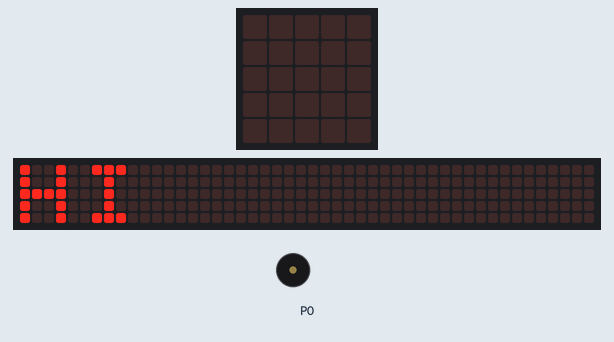
Recording of a program running on a simulated BBC micro:bit (MakeCode). Parts: the board's 5×5 LED display, a strip that is not on the board, showing the scrolling text unrolled, buzzer (waves = sounding). The 48×5 strip is a reading aid, not a part: it shows the text the display is scrolling, unrolled, one strip-width of it at a time.

Above: at 6.2 s.
At 9.8 s:
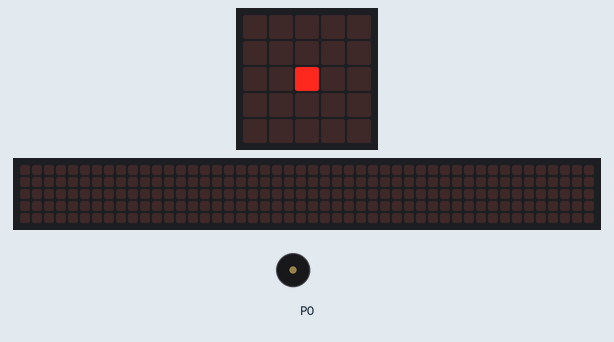
At 16.0 s:
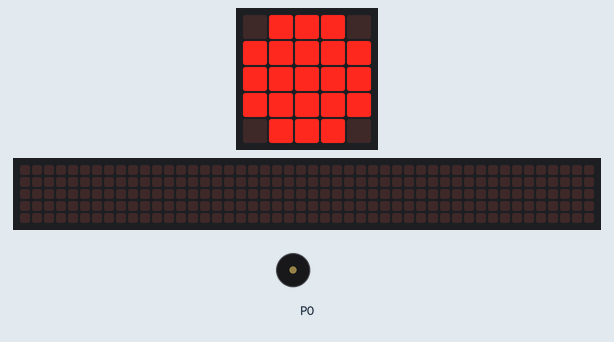
At 30.0 s:
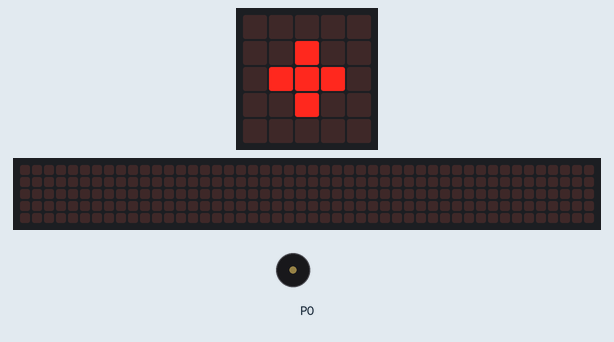
Timing chart, 0 to 40.0 s (numbered marks = the images above):
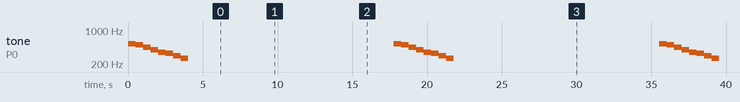

The program:

main.ts
```typescript
basic.forever(function () {
    music.playMelody("C5 B A G F E D C ", 120)
    basic.showString("HI")
    basic.showIcon(IconNames.Target)
    basic.showLeds(`
        . . . . .
        . . # . .
        . # . # .
        . . # . .
        . . . . .
        `)
    basic.pause(2000)
    basic.showLeds(`
        . . . . .
        . . . . .
        . . # . .
        . . . . .
        . . . . .
        `)
    basic.pause(2000)
    basic.showLeds(`
        . . . . .
        . . # . .
        . # # # .
        . . # . .
        . . . . .
        `)
    basic.pause(2000)
    basic.showLeds(`
        . . # . .
        . # # # .
        # # # # #
        . # # # .
        . . # . .
        `)
    basic.pause(1000)
    basic.showLeds(`
        . # # # .
        # # # # #
        # # # # #
        # # # # #
        . # # # .
        `)
    basic.pause(1000)
    basic.showLeds(`
        . # . # .
        . # . # .
        . . . . .
        # . . . #
        . # # # .
        `)
})
```

test.ts
```typescript
// 在此处测试；当此软件包作为插件使用时，将不会编译此软件包。
```

Measured:
- by itself, tone on P0: repeats every 17.8 s: 494 Hz 0.51 s, 440 Hz 0.51 s, 392 Hz 0.51 s, 349 Hz 0.51 s, 330 Hz 0.51 s, 294 Hz 0.51 s, 262 Hz 0.50 s, silent 13.7 s, 523 Hz 0.51 s
- what the display in image 0 shows lasts 0.6 s, from 6.1 s to 6.7 s
- what the display in image 1 shows lasts 2.4 s, from 9.7 s to 12.1 s
- what the display in image 2 shows lasts 1.4 s, from 15.9 s to 17.3 s
